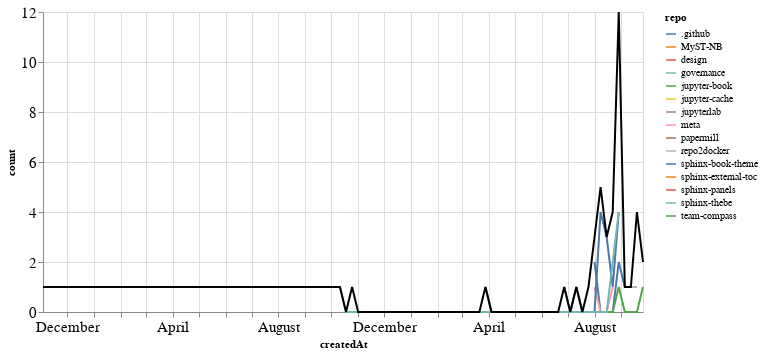

The code cell stored with this chart in its notebook:
### Markdown cell above
### PRs

### Code cell
prs_time = prs.groupby('repo').resample('W', on='createdAt').count()['author'].reset_index()
prs_time = prs_time.rename(columns={'author': 'count'})
prs_time_total = prs_time.groupby('createdAt').agg({"count": "sum"}).reset_index()

ch1 = alt.Chart(prs_time, width=600).mark_line().encode(
    x='createdAt',
    y='count',
    color='repo',
    tooltip="repo"
)

ch2 = alt.Chart(prs_time_total, width=600).mark_line(color="black").encode(
    x='createdAt',
    y='count',
)

ch1 + ch2

### Figure 1 — Vega-Lite specification as saved in the notebook (floating-point values rounded to 4 significant figures)
{"config": {"axisLeft": {"labelFontSize": 15}, "axisBottom": {"labelFontSize": 15}}, "layer": [{"data": {"name": "data-adfaf8ab1973356b3a6a29c0f0b1626e"}, "mark": "line", "encoding": {"color": {"type": "nominal", "field": "repo"}, "tooltip": {"type": "nominal", "field": "repo"}, "x": {"type": "temporal", "field": "createdAt"}, "y": {"type": "quantitative", "field": "count"}}, "width": 600}, {"data": {"name": "data-d4475502aa3b204862e1be5021d38a8c"}, "mark": {"type": "line", "color": "black"}, "encoding": {"x": {"type": "temporal", "field": "createdAt"}, "y": {"type": "quantitative", "field": "count"}}, "width": 600}], "$schema": "https://vega.github.io/schema/vega-lite/v4.8.1.json", "datasets": {"data-adfaf8ab1973356b3a6a29c0f0b1626e": [{"repo": ".github", "createdAt": "2021-08-01T00:00:00", "count": 2}, {"repo": ".github", "createdAt": "2021-08-08T00:00:00", "count": 0}, {"repo": ".github", "createdAt": "2021-08-15T00:00:00", "count": 0}, {"repo": ".github", "createdAt": "2021-08-22T00:00:00", "count": 0}, {"repo": ".github", "createdAt": "2021-08-29T00:00:00", "count": 2}, {"repo": ".github", "createdAt": "2021-09-05T00:00:00", "count": 1}, {"repo": "MyST-NB", "createdAt": "2021-08-08T00:00:00", "count": 1}, {"repo": "design", "createdAt": "2019-11-03T00:00:00", "count": 1}, {"repo": "governance", "createdAt": "2021-09-19T00:00:00", "count": 2}, {"repo": "jupyter-book", "createdAt": "2021-06-27T00:00:00", "count": 1}, {"repo": "jupyter-book", "createdAt": "2021-07-04T00:00:00", "count": 0}, {"repo": "jupyter-book", "createdAt": "2021-07-11T00:00:00", "count": 0}, {"repo": "jupyter-book", "createdAt": "2021-07-18T00:00:00", "count": 0}, {"repo": "jupyter-book", "createdAt": "2021-07-25T00:00:00", "count": 0}, {"repo": "jupyter-book", "createdAt": "2021-08-01T00:00:00", "count": 0}, {"repo": "jupyter-book", "createdAt": "2021-08-08T00:00:00", "count": 0}, {"repo": "jupyter-book", "createdAt": "2021-08-15T00:00:00", "count": 0}, {"repo": "jupyter-book", "createdAt": "2021-08-22T00:00:00", "count": 0}, {"repo": "jupyter-book", "createdAt": "2021-08-29T00:00:00", "count": 1}, {"repo": "jupyter-book", "createdAt": "2021-09-05T00:00:00", "count": 0}, {"repo": "jupyter-book", "createdAt": "2021-09-12T00:00:00", "count": 0}, {"repo": "jupyter-book", "createdAt": "2021-09-19T00:00:00", "count": 0}, {"repo": "jupyter-book", "createdAt": "2021-09-26T00:00:00", "count": 1}, {"repo": "jupyter-cache", "createdAt": "2021-07-25T00:00:00", "count": 1}, {"repo": "jupyterlab", "createdAt": "2020-08-09T00:00:00", "count": 1}, {"repo": "meta", "createdAt": "2021-08-01T00:00:00", "count": 1}, {"repo": "meta", "createdAt": "2021-08-08T00:00:00", "count": 0}, {"repo": "meta", "createdAt": "2021-08-15T00:00:00", "count": 0}, {"repo": "meta", "createdAt": "2021-08-22T00:00:00", "count": 1}, {"repo": "papermill", "createdAt": "2021-08-29T00:00:00", "count": 1}, {"repo": "repo2docker", "createdAt": "2021-09-12T00:00:00", "count": 1}, {"repo": "repo2docker", "createdAt": "2021-09-19T00:00:00", "count": 1}, {"repo": "sphinx-book-theme", "createdAt": "2021-03-28T00:00:00", "count": 1}, {"repo": "sphinx-book-theme", "createdAt": "2021-04-04T00:00:00", "count": 0}, {"repo": "sphinx-book-theme", "createdAt": "2021-04-11T00:00:00", "count": 0}, {"repo": "sphinx-book-theme", "createdAt": "2021-04-18T00:00:00", "count": 0}, {"repo": "sphinx-book-theme", "createdAt": "2021-04-25T00:00:00", "count": 0}, {"repo": "sphinx-book-theme", "createdAt": "2021-05-02T00:00:00", "count": 0}, {"repo": "sphinx-book-theme", "createdAt": "2021-05-09T00:00:00", "count": 0}, {"repo": "sphinx-book-theme", "createdAt": "2021-05-16T00:00:00", "count": 0}, {"repo": "sphinx-book-theme", "createdAt": "2021-05-23T00:00:00", "count": 0}, {"repo": "sphinx-book-theme", "createdAt": "2021-05-30T00:00:00", "count": 0}, {"repo": "sphinx-book-theme", "createdAt": "2021-06-06T00:00:00", "count": 0}, {"repo": "sphinx-book-theme", "createdAt": "2021-06-13T00:00:00", "count": 0}, {"repo": "sphinx-book-theme", "createdAt": "2021-06-20T00:00:00", "count": 0}, {"repo": "sphinx-book-theme", "createdAt": "2021-06-27T00:00:00", "count": 0}, {"repo": "sphinx-book-theme", "createdAt": "2021-07-04T00:00:00", "count": 0}, {"repo": "sphinx-book-theme", "createdAt": "2021-07-11T00:00:00", "count": 1}, {"repo": "sphinx-book-theme", "createdAt": "2021-07-18T00:00:00", "count": 0}, {"repo": "sphinx-book-theme", "createdAt": "2021-07-25T00:00:00", "count": 0}, {"repo": "sphinx-book-theme", "createdAt": "2021-08-01T00:00:00", "count": 0}, {"repo": "sphinx-book-theme", "createdAt": "2021-08-08T00:00:00", "count": 4}, {"repo": "sphinx-book-theme", "createdAt": "2021-08-15T00:00:00", "count": 3}, {"repo": "sphinx-book-theme", "createdAt": "2021-08-22T00:00:00", "count": 1}, {"repo": "sphinx-book-theme", "createdAt": "2021-08-29T00:00:00", "count": 4}, {"repo": "sphinx-external-toc", "createdAt": "2021-09-19T00:00:00", "count": 1}, {"repo": "sphinx-panels", "createdAt": "2020-10-25T00:00:00", "count": 1}, {"repo": "sphinx-thebe", "createdAt": "2020-10-11T00:00:00", "count": 1}, {"repo": "sphinx-thebe", "createdAt": "2020-10-18T00:00:00", "count": 0}, {"repo": "sphinx-thebe", "createdAt": "2020-10-25T00:00:00", "count": 0}, {"repo": "sphinx-thebe", "createdAt": "2020-11-01T00:00:00", "count": 0}, {"repo": "sphinx-thebe", "createdAt": "2020-11-08T00:00:00", "count": 0}, {"repo": "sphinx-thebe", "createdAt": "2020-11-15T00:00:00", "count": 0}, {"repo": "sphinx-thebe", "createdAt": "2020-11-22T00:00:00", "count": 0}, {"repo": "sphinx-thebe", "createdAt": "2020-11-29T00:00:00", "count": 0}, {"repo": "sphinx-thebe", "createdAt": "2020-12-06T00:00:00", "count": 0}, {"repo": "sphinx-thebe", "createdAt": "2020-12-13T00:00:00", "count": 0}, {"repo": "sphinx-thebe", "createdAt": "2020-12-20T00:00:00", "count": 0}, {"repo": "sphinx-thebe", "createdAt": "2020-12-27T00:00:00", "count": 0}, {"repo": "sphinx-thebe", "createdAt": "2021-01-03T00:00:00", "count": 0}, {"repo": "sphinx-thebe", "createdAt": "2021-01-10T00:00:00", "count": 0}, {"repo": "sphinx-thebe", "createdAt": "2021-01-17T00:00:00", "count": 0}, {"repo": "sphinx-thebe", "createdAt": "2021-01-24T00:00:00", "count": 0}, {"repo": "sphinx-thebe", "createdAt": "2021-01-31T00:00:00", "count": 0}, {"repo": "sphinx-thebe", "createdAt": "2021-02-07T00:00:00", "count": 0}, {"repo": "sphinx-thebe", "createdAt": "2021-02-14T00:00:00", "count": 0}, {"repo": "sphinx-thebe", "createdAt": "2021-02-21T00:00:00", "count": 0}, {"repo": "sphinx-thebe", "createdAt": "2021-02-28T00:00:00", "count": 0}, {"repo": "sphinx-thebe", "createdAt": "2021-03-07T00:00:00", "count": 0}, {"repo": "sphinx-thebe", "createdAt": "2021-03-14T00:00:00", "count": 0}, {"repo": "sphinx-thebe", "createdAt": "2021-03-21T00:00:00", "count": 0}, {"repo": "sphinx-thebe", "createdAt": "2021-03-28T00:00:00", "count": 0}, {"repo": "sphinx-thebe", "createdAt": "2021-04-04T00:00:00", "count": 0}, {"repo": "sphinx-thebe", "createdAt": "2021-04-11T00:00:00", "count": 0}, {"repo": "sphinx-thebe", "createdAt": "2021-04-18T00:00:00", "count": 0}, {"repo": "sphinx-thebe", "createdAt": "2021-04-25T00:00:00", "count": 0}, {"repo": "sphinx-thebe", "createdAt": "2021-05-02T00:00:00", "count": 0}, {"repo": "sphinx-thebe", "createdAt": "2021-05-09T00:00:00", "count": 0}, {"repo": "sphinx-thebe", "createdAt": "2021-05-16T00:00:00", "count": 0}, {"repo": "sphinx-thebe", "createdAt": "2021-05-23T00:00:00", "count": 0}, {"repo": "sphinx-thebe", "createdAt": "2021-05-30T00:00:00", "count": 0}, {"repo": "sphinx-thebe", "createdAt": "2021-06-06T00:00:00", "count": 0}, {"repo": "sphinx-thebe", "createdAt": "2021-06-13T00:00:00", "count": 0}, {"repo": "sphinx-thebe", "createdAt": "2021-06-20T00:00:00", "count": 0}, {"repo": "sphinx-thebe", "createdAt": "2021-06-27T00:00:00", "count": 0}, {"repo": "sphinx-thebe", "createdAt": "2021-07-04T00:00:00", "count": 0}, {"repo": "sphinx-thebe", "createdAt": "2021-07-11T00:00:00", "count": 0}, {"repo": "sphinx-thebe", "createdAt": "2021-07-18T00:00:00", "count": 0}, {"repo": "sphinx-thebe", "createdAt": "2021-07-25T00:00:00", "count": 0}, {"repo": "sphinx-thebe", "createdAt": "2021-08-01T00:00:00", "count": 0}, {"repo": "sphinx-thebe", "createdAt": "2021-08-08T00:00:00", "count": 0}, {"repo": "sphinx-thebe", "createdAt": "2021-08-15T00:00:00", "count": 0}, {"repo": "sphinx-thebe", "createdAt": "2021-08-22T00:00:00", "count": 2}, {"repo": "sphinx-thebe", "createdAt": "2021-08-29T00:00:00", "count": 4}, {"repo": "team-compass", "createdAt": "2021-09-26T00:00:00", "count": 1}], "data-d4475502aa3b204862e1be5021d38a8c": [{"createdAt": "2019-11-03T00:00:00", "count": 1}, {"createdAt": "2020-08-09T00:00:00", "count": 1}, {"createdAt": "2020-10-11T00:00:00", "count": 1}, {"createdAt": "2020-10-18T00:00:00", "count": 0}, {"createdAt": "2020-10-25T00:00:00", "count": 1}, {"createdAt": "2020-11-01T00:00:00", "count": 0}, {"createdAt": "2020-11-08T00:00:00", "count": 0}, {"createdAt": "2020-11-15T00:00:00", "count": 0}, {"createdAt": "2020-11-22T00:00:00", "count": 0}, {"createdAt": "2020-11-29T00:00:00", "count": 0}, {"createdAt": "2020-12-06T00:00:00", "count": 0}, {"createdAt": "2020-12-13T00:00:00", "count": 0}, {"createdAt": "2020-12-20T00:00:00", "count": 0}, {"createdAt": "2020-12-27T00:00:00", "count": 0}, {"createdAt": "2021-01-03T00:00:00", "count": 0}, {"createdAt": "2021-01-10T00:00:00", "count": 0}, {"createdAt": "2021-01-17T00:00:00", "count": 0}, {"createdAt": "2021-01-24T00:00:00", "count": 0}, {"createdAt": "2021-01-31T00:00:00", "count": 0}, {"createdAt": "2021-02-07T00:00:00", "count": 0}, {"createdAt": "2021-02-14T00:00:00", "count": 0}, {"createdAt": "2021-02-21T00:00:00", "count": 0}, {"createdAt": "2021-02-28T00:00:00", "count": 0}, {"createdAt": "2021-03-07T00:00:00", "count": 0}, {"createdAt": "2021-03-14T00:00:00", "count": 0}, {"createdAt": "2021-03-21T00:00:00", "count": 0}, {"createdAt": "2021-03-28T00:00:00", "count": 1}, {"createdAt": "2021-04-04T00:00:00", "count": 0}, {"createdAt": "2021-04-11T00:00:00", "count": 0}, {"createdAt": "2021-04-18T00:00:00", "count": 0}, {"createdAt": "2021-04-25T00:00:00", "count": 0}, {"createdAt": "2021-05-02T00:00:00", "count": 0}, {"createdAt": "2021-05-09T00:00:00", "count": 0}, {"createdAt": "2021-05-16T00:00:00", "count": 0}, {"createdAt": "2021-05-23T00:00:00", "count": 0}, {"createdAt": "2021-05-30T00:00:00", "count": 0}, {"createdAt": "2021-06-06T00:00:00", "count": 0}, {"createdAt": "2021-06-13T00:00:00", "count": 0}, {"createdAt": "2021-06-20T00:00:00", "count": 0}, {"createdAt": "2021-06-27T00:00:00", "count": 1}, {"createdAt": "2021-07-04T00:00:00", "count": 0}, {"createdAt": "2021-07-11T00:00:00", "count": 1}, {"createdAt": "2021-07-18T00:00:00", "count": 0}, {"createdAt": "2021-07-25T00:00:00", "count": 1}, {"createdAt": "2021-08-01T00:00:00", "count": 3}, {"createdAt": "2021-08-08T00:00:00", "count": 5}, {"createdAt": "2021-08-15T00:00:00", "count": 3}, {"createdAt": "2021-08-22T00:00:00", "count": 4}, {"createdAt": "2021-08-29T00:00:00", "count": 12}, {"createdAt": "2021-09-05T00:00:00", "count": 1}, {"createdAt": "2021-09-12T00:00:00", "count": 1}, {"createdAt": "2021-09-19T00:00:00", "count": 4}, {"createdAt": "2021-09-26T00:00:00", "count": 2}]}}
